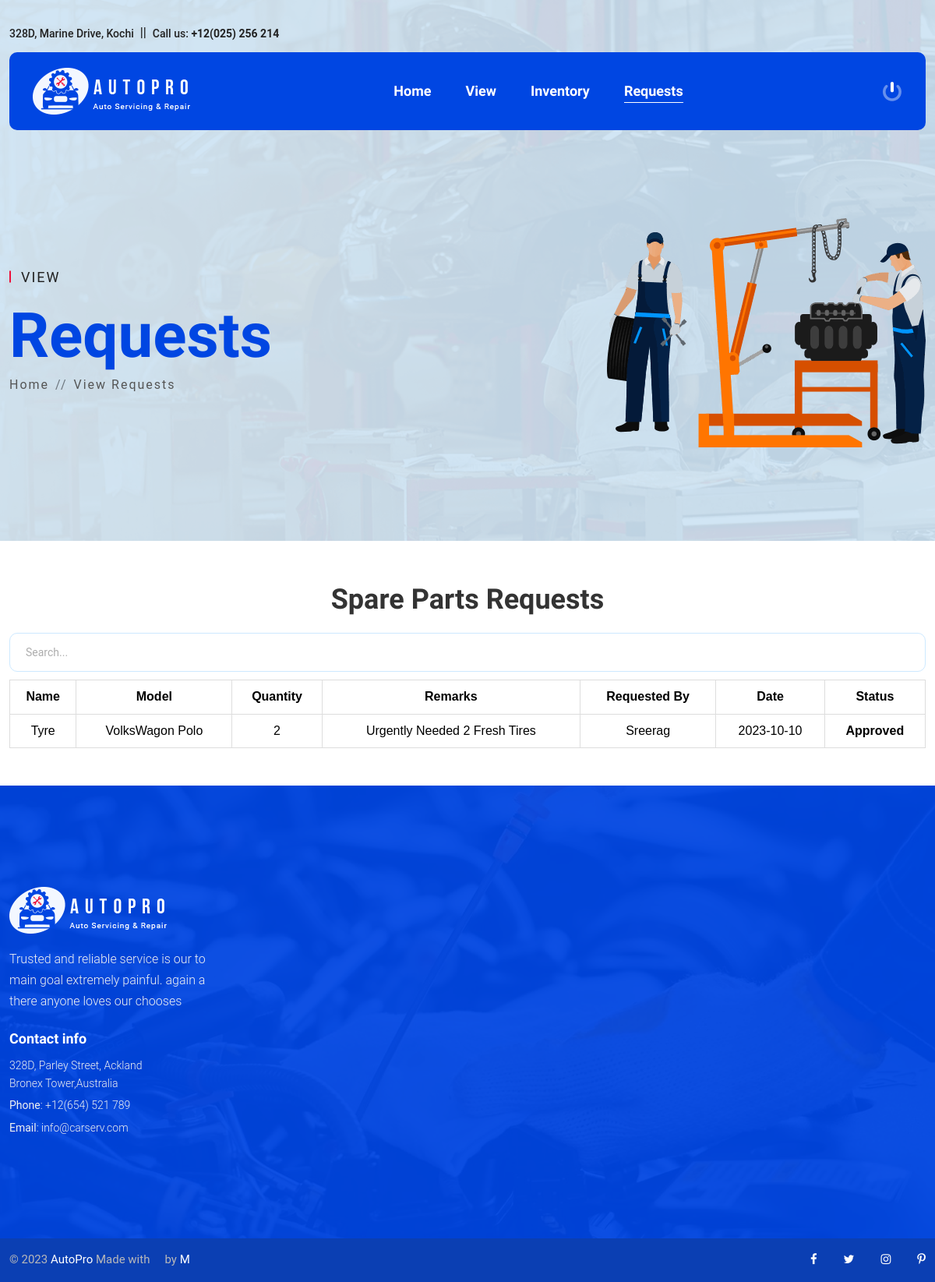
The page /ADMIN/adminViewRequests.php on the database its author committed.
### tables this page shows
CREATE TABLE `requests` (
  `req_id` int NOT NULL AUTO_INCREMENT,
  `emp_id` varchar(100) NOT NULL,
  `name` varchar(100) NOT NULL,
  `model` varchar(100) NOT NULL,
  `qty` varchar(100) NOT NULL,
  `desc` varchar(100) NOT NULL,
  `date` varchar(100) NOT NULL,
  `status` varchar(100) NOT NULL DEFAULT 'Requested',
  PRIMARY KEY (`req_id`)
);

CREATE TABLE `employee` (
  `emp_id` int NOT NULL AUTO_INCREMENT,
  `name` varchar(100) NOT NULL,
  `email` varchar(100) NOT NULL,
  `phone` varchar(100) NOT NULL,
  `address` varchar(300) NOT NULL,
  `qualification` varchar(100) NOT NULL,
  `experience` varchar(100) NOT NULL,
  PRIMARY KEY (`emp_id`)
);

### ADMIN/adminViewRequests.php (the view, shortened to what this page needs)
<?php
include "adminHeader.php";
include "../DBConnection/dbconnection.php";
?>
<div class="section page-banner-section mb-5" style="background-image: url(../assets/images/page-banner-bg.png);">
    <div class="container">
        <div class="page-banner-wrapper">
            <div class="page-banner-content">
                <div class="section-title">
                    <h5 class="sub-title">View</h5>
                    <h2 class="main-title">Requests</h2>
                </div>
                <ul class="breadcrumb">
                    <li class="breadcrumb-item"><a href="adminHome.php">Home</a></li>
                    <li class="breadcrumb-item active">View Requests</li>
                </ul>
            </div>
            <div class="page-banner-images">
                <img src="../assets/images/page-banner-4.png" alt="Page Banner">
            </div>
        </div>
    </div>
</div>
<?php
$qry = "SELECT `requests`.*,`employee`.* FROM `requests`,`employee` WHERE `employee`.`emp_id`=`requests`.`emp_id`";
$result = mysqli_query($conn, $qry);
if (mysqli_num_rows($result) < 1) {
?>
    <center>
        <h1 id="nodata" class="m-3">No Requests Added</h1>
    </center>
<?php
} else {
    $row = mysqli_fetch_array($result);
?>
    <center>
        <h1 class="m-3 bread">Spare Parts Requests</h1>
        <input type="text" class="form-control" id="searchInput" style="width: 98%;" placeholder="Search...">
        <table id="table" border="1" style="width: 98%;">
            <thead>
                <tr style="text-align: center;">
                    <th>Name</th>
                    <th>Model</th>
                    <th>Quantity</th>
                    <th>Remarks</th>
                    <th>Requested By</th>
                    <th>Date</th>
                    <th>Status</th>
                </tr>
            </thead>
            <tbody id="tableBody">
                <?php
                do {
                ?>
                    <tr id="row{{ forloop.counter }}" style="text-align: center;">
                        <td>
                            <?php echo $row[2] ?>
                        </td>
                        <td>
                            <?php echo $row["model"] ?>
                        </td>
                        <td>
                            <?php echo $row['qty'] ?>
                        </td>
                        <td>
                            <?php echo $row['desc'] ?>
                        </td>
                        <td>
                            <?php echo $row['name'] ?>
                        </td>
                        <td>
                            <?php echo $row['date'] ?>
                        </td>
                        <td>
                            <?php if ($row['status'] == "Requested") { ?>
                                <a class="btn btn-success" href="managePartsRequests.php?rid=<?php echo $row['req_id'] ?>&status=Approved">Approve</a>
                                <a class="btn btn-danger" href="managePartsRequests.php?rid=<?php echo $row['req_id'] ?>&status=Rejected">Reject</a>
                            <?php } else {
                                echo "<p style='font-weight:bolder'>{$row['status']}</p>";
                            }
                            ?>
                        </td>
                    </tr>
                <?php
                } while ($row = mysqli_fetch_array($result))
                ?>
            </tbody>
        </table>
    </center>
<?php }
?>
<?php
include "../COMMON/commonFooter.php";
?>

### ADMIN/adminViewRequests.php (style rules this page uses)
#table { font-family: arial, sans-serif; border-collapse: collapse; width: 95%; margin-top: 10px !important; }
td, th { border: 1px solid #dddddd; text-align: center; padding: 8px; color: black; }

### rows shown on the page
requests: name "Tyre", model "VolksWagon Polo", qty "2", desc "Urgently Needed 2 Fresh Tires", emp.name "Sreerag", date "2023-10-10", status "Approved"
